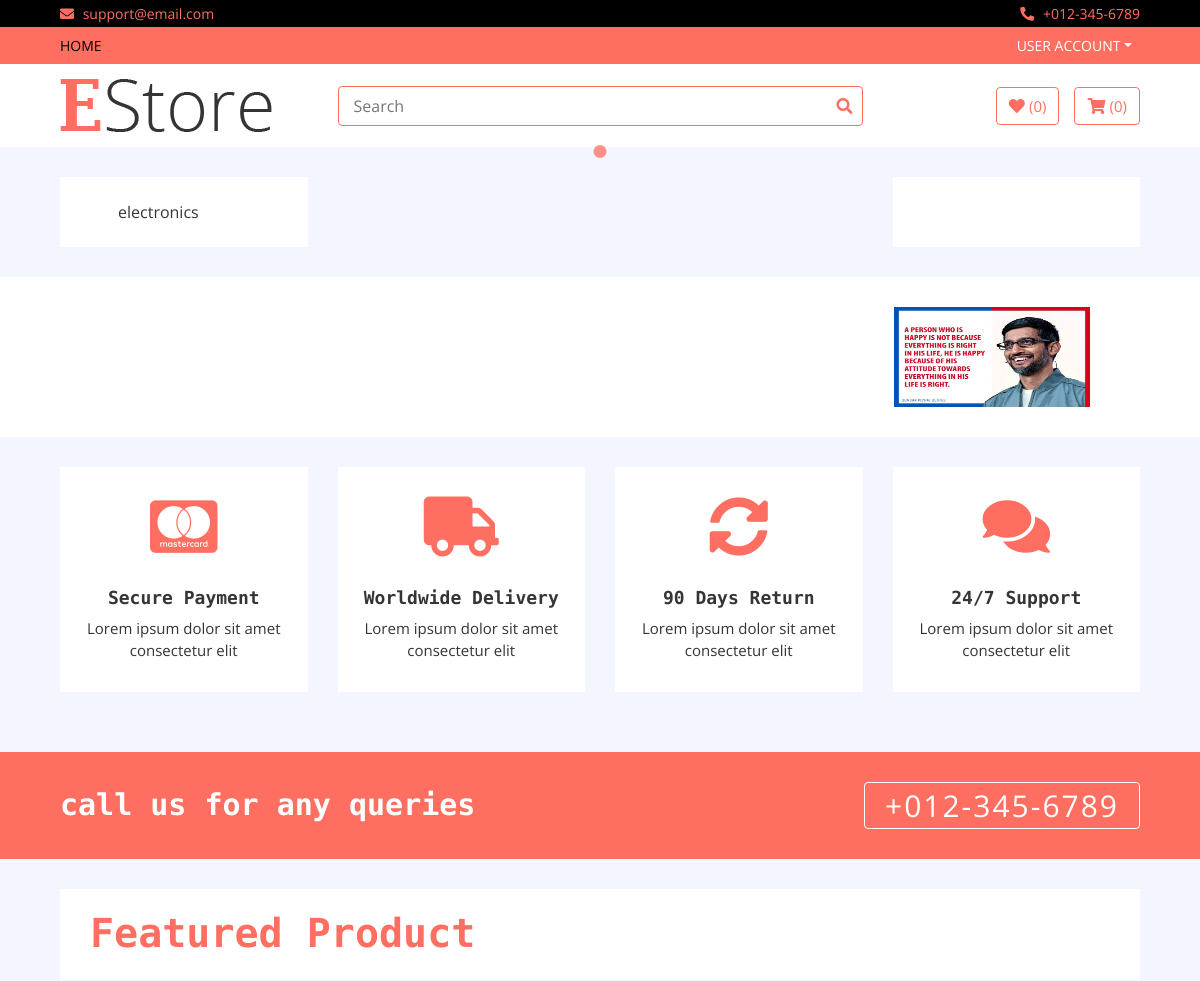
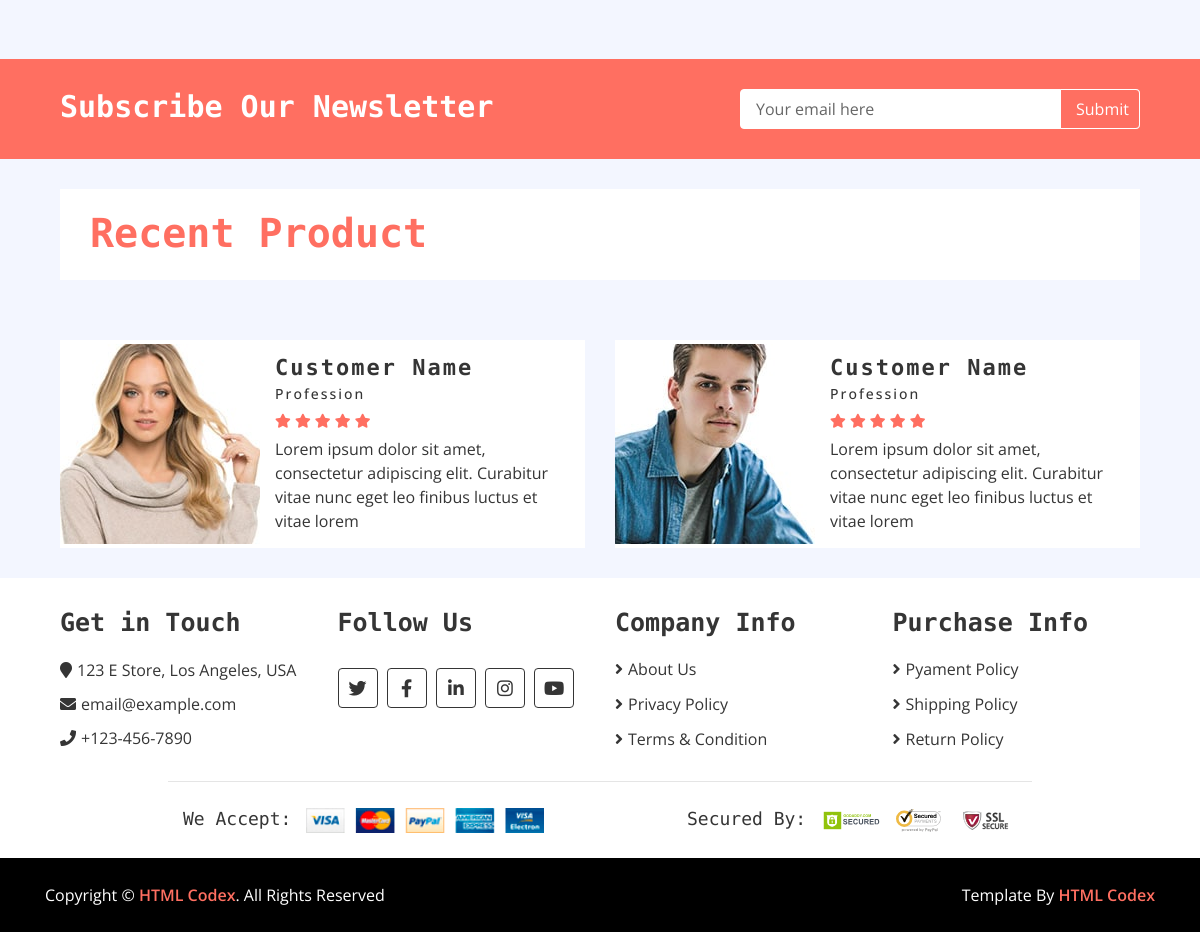
The page / on the database its author committed (2 pictures, top to bottom).
### home/models.py (models this page shows, shortened)
class Category(models.Model):
    name = models.CharField(max_length=300)
    slug = models.CharField(max_length=400,unique = True)
    logo = models.CharField(blank=True,max_length=50)

class Brand(models.Model):
    name = models.CharField(max_length=300)
    image = models.ImageField(upload_to='media')
    slug = models.CharField(max_length=400,unique = True)
    rank = models.IntegerField()

### home/views.py (the view)
# urls.py: path('', HomeView.as_view(), name='home'),
class HomeView(BaseView):
    def get(self,request):
        self.my_view
        self.my_view['sliders'] = Slider.objects.all()
        self.my_view['ads'] = Ad.objects.all()
        self.my_view['hots'] = Product.objects.filter(labels = 'hot')
        self.my_view['news'] = Product.objects.filter(labels='new')
        return render(request,'index.html',self.my_view)

### templates/index.html (shortened to what this page needs)
{% extends 'base.html' %}
{% load static %}
{% block content %}
        <div class="header">
            <div class="container-fluid">
                <div class="row">
                    <div class="col-md-3">
                        <nav class="navbar bg-light">
                            <ul class="navbar-nav">
                                {% for cat in categories %}
                                <li class="nav-item">
                                    <a class="nav-link" href="/category/{{cat.slug}}"><i class="fa {{cat.icon}}"></i>{{cat.name}}</a>
                                </li>
                                {% endfor %}
                            </ul>
                        </nav>
                    </div>
                    <div class="col-md-6">
                    </div>
                    <div class="col-md-3">
                        <div class="header-img">
                        </div>
                    </div>
                </div>
            </div>
        </div>
        <div class="brand">
            <div class="container-fluid">
                <div class="brand-slider">
                    {% for brand in brands %}
                    <div class="brand-item"><img src="{{brand.image.url}}" style = "height:100px; width:200px;" alt=""></div>
                    {% endfor %}
                </div>
            </div>
        </div>
        <div class="feature">
            <div class="container-fluid">
                <div class="row align-items-center">
                    <div class="col-lg-3 col-md-6 feature-col">
                        <div class="feature-content">
                            <i class="fab fa-cc-mastercard"></i>
                            <h2>Secure Payment</h2>
                            <p>
                                Lorem ipsum dolor sit amet consectetur elit
                            </p>
                        </div>
                    </div>
                    <div class="col-lg-3 col-md-6 feature-col">
                        <div class="feature-content">
                            <i class="fa fa-truck"></i>
                            <h2>Worldwide Delivery</h2>
                            <p>
                                Lorem ipsum dolor sit amet consectetur elit
                            </p>
                        </div>
                    </div>
                    <div class="col-lg-3 col-md-6 feature-col">
                        <div class="feature-content">
                            <i class="fa fa-sync-alt"></i>
                            <h2>90 Days Return</h2>
                            <p>
                                Lorem ipsum dolor sit amet consectetur elit
                            </p>
                        </div>
                    </div>
                    <div class="col-lg-3 col-md-6 feature-col">
                        <div class="feature-content">
                            <i class="fa fa-comments"></i>
                            <h2>24/7 Support</h2>
                            <p>
                                Lorem ipsum dolor sit amet consectetur elit
                            </p>
                        </div>
                    </div>
                </div>
            </div>
        </div>
        <div class="call-to-action">
            <div class="container-fluid">
                <div class="row align-items-center">
                    <div class="col-md-6">
                        <h1>call us for any queries</h1>
                    </div>
                    <div class="col-md-6">
                        <a href="tel:0123456789">+012-345-6789</a>
                    </div>
                </div>
            </div>
        </div>
        <div class="featured-product product">
            <div class="container-fluid">
                <div class="section-header">
                    <h1>Featured Product</h1>
                </div>
            </div>
        </div>
        <div class="newsletter">
            <div class="container-fluid">
                <div class="row">
                    <div class="col-md-6">
                        <h1>Subscribe Our Newsletter</h1>
                    </div>
                    <div class="col-md-6">
                        <div class="form">
                            <input type="email" value="Your email here">
                            <button>Submit</button>
                        </div>
                    </div>
                </div>
            </div>
        </div>
        <div class="recent-product product">
            <div class="container-fluid">
                <div class="section-header">
                    <h1>Recent Product</h1>
                </div>
            </div>
        </div>
        <div class="review">
            <div class="container-fluid">
                <div class="row align-items-center review-slider normal-slider">
                    <div class="col-md-6">
                        <div class="review-slider-item">
                            <div class="review-img">
                                <img src="img/review-1.jpg" alt="Image">
                            </div>
                            <div class="review-text">
                                <h2>Customer Name</h2>
                                <h3>Profession</h3>
                                <div class="ratting">
                                    <i class="fa fa-star"></i>
                                    <i class="fa fa-star"></i>
                                    <i class="fa fa-star"></i>
                                    <i class="fa fa-star"></i>
                                    <i class="fa fa-star"></i>
                                </div>
                                <p>
                                    Lorem ipsum dolor sit amet, consectetur adipiscing elit. Curabitur vitae nunc eget leo finibus luctus et vitae lorem
                                </p>
                            </div>
                        </div>
                    </div>
                    <div class="col-md-6">
                        <div class="review-slider-item">
                            <div class="review-img">
                                <img src="img/review-2.jpg" alt="Image">
                            </div>
                            <div class="review-text">
                                <h2>Customer Name</h2>
                                <h3>Profession</h3>
                                <div class="ratting">
                                    <i class="fa fa-star"></i>
                                    <i class="fa fa-star"></i>
                                    <i class="fa fa-star"></i>
                                    <i class="fa fa-star"></i>
                                    <i class="fa fa-star"></i>
                                </div>
                                <p>
                                    Lorem ipsum dolor sit amet, consectetur adipiscing elit. Curabitur vitae nunc eget leo finibus luctus et vitae lorem
                                </p>
                            </div>
                        </div>
                    </div>
                </div>
            </div>
        </div>
{% endblock %}

### static/css/style.css (style rules this page uses)
body { color: #353535; font-family: 'Open Sans', sans-serif; font-weight: 400; background: #f3f6ff; }
a { color: #FF6F61; }
h1 { font-family: 'Source Code Pro', monospace; font-weight: 900; }
h2 { font-family: 'Source Code Pro', monospace; font-weight: 700; }
@media (min-width: 992px) { .container-fluid { padding-right: 60px; padding-left: 60px; } }
.header { position: relative; }
.header .col-md-3, .header .col-md-6 { margin-bottom: 30px; }
.header .navbar { padding: 0; height: 100%; max-height: 400px; overflow: hidden; background: #ffffff !important; }
.header .navbar-nav { width: 100%; padding: 15px 0; }
.header .navbar li { padding: 0 30px; border-bottom: 1px solid #f3f6ff; }
.header .navbar li:last-child { border-bottom: none; }
.header .navbar a { color: #353535; }
.header .header-img { position: relative; display: flex; flex-wrap: wrap; align-items: center; height: 100%; max-height: 400px; overflow: hidden; background: #ffffff; }
.feature { position: relative; }
.feature .feature-col { margin-bottom: 30px; }
.feature .feature-content { position: relative; width: 100%; height: 100%; padding: 30px 15px; text-align: center; background: #ffffff; }
.feature .feature-content i { color: #FF6F61; font-size: 60px; margin-bottom: 30px; }
.feature .feature-content h2 { font-size: 18px; }
.feature .feature-content p { font-size: 15px; margin: 0; }
.featured-product { position: relative; padding: 30px 0; }
.recent-product { position: relative; padding: 30px 0; }
.product .section-header { margin-bottom: 30px; padding: 20px 30px 15px 30px; color: #FF6F61; background: #ffffff; }
.call-to-action { position: relative; padding: 30px 0; background: #FF6F61; }
.call-to-action .col-md-6:last-child { text-align: right; }
.call-to-action h1 { color: #ffffff; font-size: 30px; margin: 0; }
.call-to-action a { display: inline-block; padding: 0 20px; border: 1px solid #ffffff; border-radius: 4px; color: #ffffff; font-size: 30px; letter-spacing: 2px; transition: all .3s; }
.newsletter { position: relative; padding: 30px 0; background: #FF6F61; }
.newsletter h1 { color: #ffffff; font-size: 30px; margin: 0; }
.newsletter .form { position: relative; max-width: 400px; margin: 0 0 0 auto; }
.newsletter .form input { width: 100%; height: 40px; padding: 0 15px; color: #666666; border: 1px solid #ffffff; border-radius: 4px; }
.newsletter .form button { position: absolute; width: 80px; height: 40px; top: 0; right: 0; padding: 0 15px; border: none; background: #FF6F61; color: #ffffff; border: 1px solid #ffffff; border-radius: 0 4px 4px 0; }
.brand { position: relative; margin-bottom: 30px; padding: 30px 0; background: #ffffff; }
.brand .brand-item { text-align: center; }
.brand .brand-item img { max-width: 100%; margin: auto; }
.review { margin-bottom: 30px; }
.review .review-slider { position: relative; }
.review .review-slider-item { display: flex; align-items: center; flex-direction: row; background: #ffffff; }
.review .review-img { width: 100%; max-width: 200px; overflow: hidden; }
.review .review-img img { width: 100%; height: 100%; object-fit: cover; }
.review .review-text { padding: 15px; width: 100%; max-width: calc(100% - 200px); }
.review .review-text h2 { font-size: 22px; letter-spacing: 2px; margin-bottom: 5px; }
.review .review-text h3 { font-size: 14px; letter-spacing: 2px; margin-bottom: 5px; }
.review .review-text p { margin: 0; }
.review .review-text .ratting { margin-bottom: 5px; }
.review .review-text .ratting i { color: #FF6F61; font-size: 14px; }

### rows shown on the page
Category: name "electronics"
Brand: image (picture)
